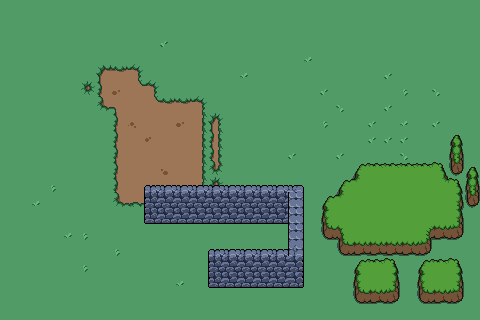

Below is a game level as drawn by its tile map, then a one-line description and the .tmx file that defines it, in full:
An orthogonal 30x20 tile map with 16x16 px tiles, 2 tile layers (Tile Layer 1, Tile Layer 2), 4 tilesets and 20 objects.

<map version="1.10" tiledversion="1.10.1" orientation="orthogonal" renderorder="left-down" width="30" height="20" tilewidth="16" tileheight="16" infinite="0" nextlayerid="4" nextobjectid="26">
 <tileset firstgid="1" source="grass.tsx" />
 <tileset firstgid="2" source="plains.tsx" />
 <tileset firstgid="74" source="decor_8x8.tsx" />
 <tileset firstgid="90" source="walls.tsx" />
 <layer id="1" name="Tile Layer 1" width="30" height="20">
  <data encoding="csv">
1,1,1,1,1,1,1,1,1,1,1,1,1,1,1,1,1,1,1,1,1,1,1,1,1,1,1,1,1,1,
1,1,1,1,1,1,1,1,1,1,1,1,1,1,1,1,1,1,1,1,1,1,1,1,1,1,1,1,1,1,
1,1,1,1,1,1,1,1,1,1,1,1,1,1,1,1,1,1,1,1,1,1,1,1,1,1,1,1,1,1,
1,1,1,1,1,1,1,1,1,1,1,1,1,1,1,1,1,1,1,1,1,1,1,1,1,1,1,1,1,1,
1,1,1,1,1,1,3,4,5,1,1,1,1,1,1,1,1,1,1,1,1,1,1,1,1,1,1,1,1,1,
1,1,1,1,1,20,9,10,12,5,1,1,1,1,1,1,1,1,1,1,1,1,1,1,1,1,1,1,1,1,
1,1,1,1,1,1,15,7,10,12,4,4,5,1,1,1,1,1,1,1,1,1,1,1,1,1,1,1,1,1,
1,1,1,1,1,1,1,9,10,10,10,10,11,2,1,1,1,1,1,1,1,1,1,1,1,1,1,1,1,1,
1,1,1,1,1,1,1,9,10,10,10,10,11,8,1,1,1,1,1,1,1,1,1,1,1,1,1,1,1,1,
1,1,1,1,1,1,1,9,10,10,10,10,11,8,1,1,1,1,1,1,1,1,1,1,1,1,1,1,1,1,
1,1,1,1,1,1,1,9,10,10,10,10,11,14,1,1,1,1,1,1,1,1,1,1,1,1,1,1,1,1,
1,1,1,1,1,1,1,9,10,10,10,10,11,20,1,1,1,1,1,1,1,1,1,1,1,1,1,1,1,1,
1,1,1,1,1,1,1,15,16,16,16,16,17,1,1,1,1,1,1,1,1,1,1,1,1,1,1,1,1,1,
1,1,1,1,1,1,1,1,1,1,21,22,23,1,1,1,1,1,1,1,1,1,1,1,1,1,1,1,1,1,
1,1,1,1,1,1,1,1,1,1,1,1,1,1,1,1,1,1,1,1,1,1,1,1,1,1,1,1,1,1,
1,1,1,1,1,1,1,1,1,1,1,1,1,1,1,1,1,1,1,1,1,1,1,1,1,1,1,1,1,1,
1,1,1,1,1,1,1,1,1,1,1,1,1,1,1,1,1,1,1,1,1,1,1,1,1,1,1,1,1,1,
1,1,1,1,1,1,1,1,1,1,1,1,1,1,1,1,1,1,1,1,1,1,1,1,1,1,1,1,1,1,
1,1,1,1,1,1,1,1,1,1,1,1,1,1,1,1,1,1,1,1,1,1,1,1,1,1,1,1,1,1,
1,1,1,1,1,1,1,1,1,1,1,1,1,1,1,1,1,1,1,1,1,1,1,1,1,1,1,1,1,1
</data>
 </layer>
 <layer id="2" name="Tile Layer 2" width="30" height="20">
  <data encoding="csv">
0,0,0,0,0,0,0,0,0,0,0,0,0,0,0,0,0,0,0,0,0,0,0,0,0,0,0,0,0,0,
0,0,0,0,0,0,0,0,0,0,0,0,0,0,0,0,0,0,0,0,0,0,0,0,0,0,0,0,0,0,
0,0,0,0,0,0,0,0,0,0,80,0,0,0,0,0,0,0,0,0,0,0,0,0,0,0,0,0,0,0,
0,0,0,0,0,0,0,0,0,0,0,0,0,0,0,0,0,0,0,79,0,0,0,0,0,0,0,0,0,0,
0,0,0,0,0,0,0,0,0,0,0,0,0,0,0,79,0,0,0,0,0,0,0,0,80,0,0,0,0,0,
0,0,0,0,0,0,0,86,0,0,0,0,0,0,0,0,0,0,0,0,80,0,0,0,0,81,0,78,0,0,
0,0,0,0,0,0,0,0,0,0,0,0,0,0,0,0,0,0,0,0,0,78,0,0,80,0,0,0,0,0,
0,0,0,0,0,0,0,0,87,0,0,86,0,0,0,0,0,0,0,0,81,0,0,80,0,79,0,80,0,0,
0,0,0,0,0,0,0,0,0,89,0,0,0,0,0,0,0,0,0,0,0,0,0,80,80,80,0,0,26,0,
0,0,0,0,0,0,0,0,0,0,0,0,0,0,0,0,0,0,80,0,0,80,0,0,0,78,0,0,32,0,
0,0,0,0,0,0,0,0,0,0,88,0,0,0,0,0,0,0,0,0,0,0,27,28,28,28,28,29,38,26,
0,0,0,81,0,0,0,0,0,115,116,116,116,108,108,92,92,92,93,0,0,27,37,34,34,34,34,36,29,32,
0,0,79,0,0,0,0,0,0,123,124,124,124,124,124,124,124,124,98,0,27,37,34,34,34,34,34,34,35,38,
0,0,0,0,0,0,0,0,0,131,132,132,132,132,132,132,132,132,98,0,33,34,34,34,34,34,34,34,35,0,
0,0,0,0,79,81,0,0,0,0,0,0,0,0,0,0,0,0,98,0,39,31,34,34,34,34,30,40,41,0,
0,0,0,0,0,0,0,81,0,0,0,0,0,115,116,116,116,116,106,0,0,39,40,40,40,40,41,0,0,0,
0,0,0,0,0,81,0,0,0,0,0,0,0,123,124,124,124,124,125,0,0,0,27,28,29,0,27,28,29,0,
0,0,0,0,0,0,0,0,0,0,0,79,0,131,132,132,132,132,133,0,0,0,33,34,35,0,33,34,35,0,
0,0,0,0,0,0,0,0,0,0,0,0,0,0,0,0,0,0,0,0,0,0,39,40,41,0,39,40,41,0,
0,0,0,0,0,0,0,0,0,0,0,0,0,0,0,0,0,0,0,0,0,0,0,0,0,0,0,0,0,0
</data>
 </layer>
 <objectgroup id="3" name="Walls">
  <object id="4" x="144.5" y="185.5" width="159.25" height="38" />
  <object id="5" x="288.75" y="224.5" width="14" height="24.25" />
  <object id="6" x="208.25" y="249.25" width="94.75" height="38.25" />
  <object id="7" x="320" y="196.25" width="11" height="42" />
  <object id="8" x="331.5" y="227.25" width="9.5" height="11.25" />
  <object id="9" x="339.25" y="239.5" width="2.5" height="15" />
  <object id="10" x="342.5" y="242.75" width="88" height="11.75" />
  <object id="11" x="426.75" y="228" width="3.5" height="13.75" />
  <object id="12" x="431.5" y="224.75" width="31" height="14.25" />
  <object id="13" x="453.75" y="176.5" width="9.5" height="46" />
  <object id="15" x="449.25" y="140.25" width="14.5" height="34.75" />
  <object id="16" x="466.25" y="169.75" width="13" height="37.25" />
  <object id="17" x="441" y="173.75" width="12.25" height="5.75" />
  <object id="18" x="357" y="162" width="89.75" height="7" />
  <object id="19" x="354" y="163.75" width="6" height="15.75" />
  <object id="20" x="340.25" y="180.75" width="19.5" height="2.75" />
  <object id="21" x="339.25" y="182" width="4.25" height="13.25" />
  <object id="22" x="325.75" y="195" width="17.75" height="5" />
  <object id="24" x="359" y="262.667" width="37.3333" height="37.6667" />
  <object id="25" x="422.667" y="262.333" width="38.6667" height="39" />
 </objectgroup>
</map>
